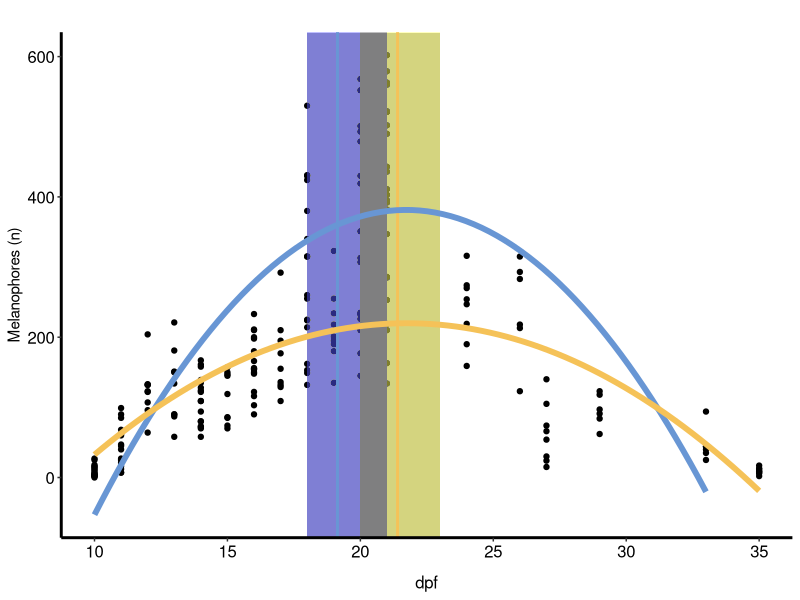

The R script that drew this image:
library(ggplot2)

# create a variable which is the raw data - see csv file in figure 2 directory "Melanophore_coverage.csv"
melano_numbers <- read.csv("Melanophore_coverage.csv", header = TRUE, sep = ",")

#Create variable for figure colours
cols <- c("#6896D4", "#F5C258")


#ggplot using melano_numbers variable 

melano_plot <- ggplot(data = melano_numbers, 
                      #Use Aesthetic mapping (aes) to assign variables to the x and y axis
                      aes(x=dpf, y=Melanophore_numbers, 
                          colour = "black", 
                          fill = "black"))+
  geom_point(alpha=1, size =1.5, colour = "black")+
  
  #See additional csv file entitled "chromatophore_appearance_data.csv" for stats info included in plot
  
  #Add rectangle to the plot which represents the range of dpf iridophores appear in the dataset for shallow morphs
  geom_rect(aes(xmin=20, xmax=23, ymin=Inf, ymax=-Inf), 
            fill="#F5C258", 
            alpha=0.01, 
            inherit.aes = FALSE) +
  #Add rectangle to the plot which represents the range of dpf iridophores appear in the dataset for deep morphs
  geom_rect(aes(xmin=18, xmax=21, ymin=Inf, ymax=-Inf), 
            fill="#6896d4", 
            alpha=0.01, 
            inherit.aes = FALSE) +
  
  #Add a line to the plot representing the mean iridophores appearance dpf in the dataset in the shallow morphs
  geom_vline(xintercept = 21.4, 
             color = "#F5C258", 
             alpha = 1, 
             size = 1)+
  #Add a line to the plot representing the mean iridophores appearance dpf in the dataset in the deep morphs
  geom_vline(xintercept = 19.14, 
             color = "#6896D4", 
             alpha = 1, 
             size = 1)+
  
  #Add a linear model polynomial trendline to the melanophore datapoints
  geom_smooth(aes(x = dpf, y = Melanophore_numbers, color = Morph), method = lm, formula = y ~ poly(x, 2), se = FALSE, size = 2)+
  scale_color_manual(values = cols)+
  labs(title = " ", x ="dpf", y= "Melanophores (n)")+
  
  #Customize graph to remove standard R plot details
  theme(legend.position="none",
        legend.title = element_blank(),
        plot.title = element_text(hjust = 0.5, size=12),
        axis.text = element_text(size = 12, colour="black"), 
        panel.border = element_blank(), 
        panel.grid.major = element_blank(), 
        panel.grid.minor = element_blank(),
        axis.line = element_line(colour = "black", size=1),
        panel.background = element_rect(fill = "white"), 
        axis.title.x = element_text(size=12, margin = margin(t = 10)))               

#Diaplay the plot
melano_plot
